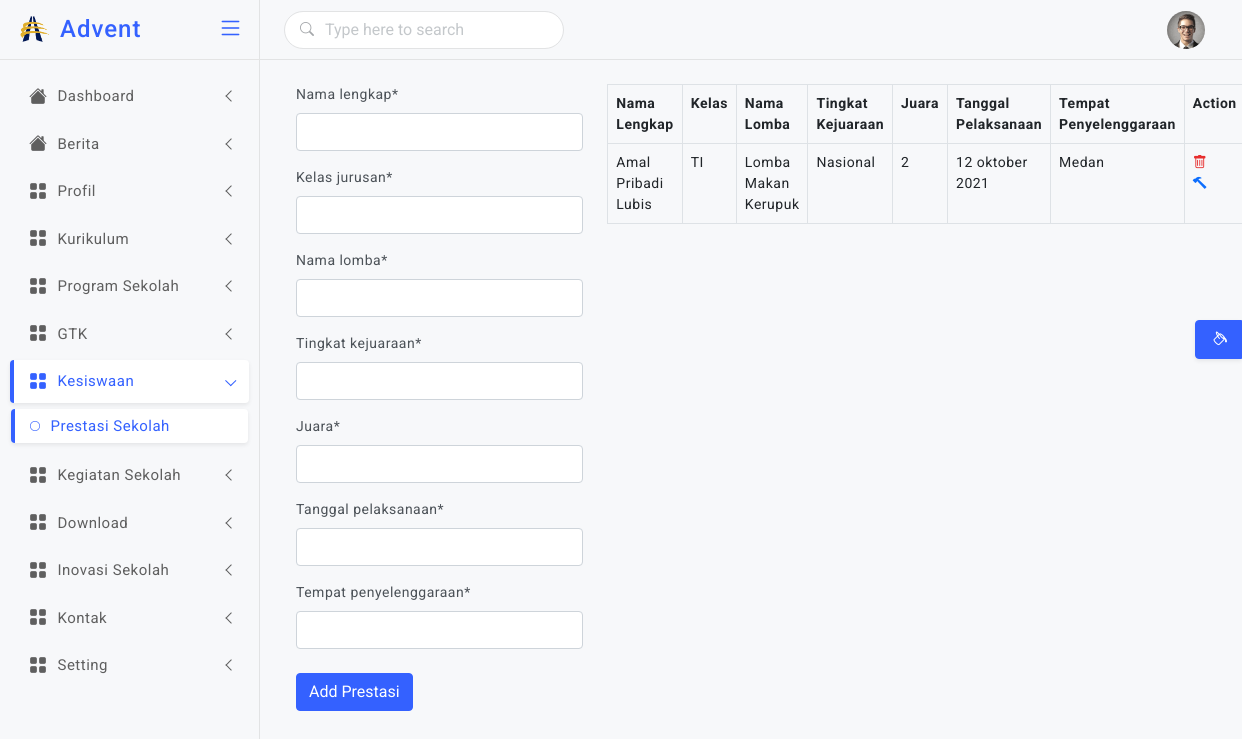
Page /backend/prestasi-sekolah/ on the committed database.
### backend/models.py (models this page shows, shortened)
class PrestasiSekolah(models.Model):
    nama_lengkap  = models.CharField(max_length=49)
    kelas_jurusan = models.CharField(max_length=50)
    nama_lomba    = models.CharField(max_length=50)
    tingkat_kejuaraan = models.CharField(max_length=100)
    juara             = models.CharField(max_length=50)
    tanggal_pelaksanaan = models.CharField(max_length=20)
    tempat_penyelenggaraan = models.CharField(max_length=255)
    pass

### backend/views.py (the view)
# urls.py: path('prestasi-sekolah/',views.prestasisekolah,name='prestasi-sekolah'),
def prestasisekolah(request):
    if request.POST:
        form = FormPrestasiSekolah(request.POST)
        if form.is_valid():
            form.save()
            form = FormPrestasiSekolah()
            prestasi = PrestasiSekolah.objects.all()
            messages.success(request,'Berhasil menambahkan Prestasi')
            return render(request,'backend/prestasisekolah.html',{'form':form,'prestasi':prestasi})
    else:
        form = FormPrestasiSekolah()
        prestasi = PrestasiSekolah.objects.all()
        return render(request,'backend/prestasisekolah.html',{'form':form,'prestasi':prestasi})

### backend/forms.py
class FormPrestasiSekolah(ModelForm):
    class Meta:
        model = PrestasiSekolah
        fields = '__all__'

### backend/templates/backend/prestasisekolah.html (shortened to what this page needs)
{% extends "backend/master.html" %}
{% load crispy_forms_tags %}
{% block dashboard %}
<div class="container">
    <div class="row">
        <div class="col-md-4">
            <form action="{% url 'prestasi-sekolah' %}" method="post" enctype="multipart/form-data">
                {{form | crispy}}
                <button type="submit" class="btn btn-primary mt-2 ">Add Prestasi</button>
                <br>
            </form>
        </div>
        <div class="col-md-6">
            <table class="table table-bordered">
                <tr>
                    <th>Nama Lengkap</th>
                    <th>Kelas</th>
                    <th>Nama Lomba</th>
                    <th>Tingkat Kejuaraan</th>
                    <th>Juara</th>
                    <th>Tanggal Pelaksanaan</th>
                    <th>Tempat Penyelenggaraan</th>
                    <th>Action</th>
                </tr>
                    {% for j in prestasi  %}
                <tr>
                    <td>{{j.nama_lengkap}}</td>
                    <td>{{j.kelas_jurusan}}</td>
                    <td>{{j.nama_lomba}}</td>
                    <td>{{j.tingkat_kejuaraan}}</td>
                    <td>{{j.juara}}</td>
                    <td>{{j.tanggal_pelaksanaan}}</td>
                    <td>{{j.tempat_penyelenggaraan}}</td>
                     <td>
                        <a href="{% url 'delete-prestasi' j.id %}">
                        <i class="bi bi-trash text-danger"></i>
                        </a>
                        <br>
                        <a href="{% url 'edit-prestasi' j.id %}">
                            <i class="bi bi-hammer"></i>
                        </a>
                     </td>
                </tr>
                    {% endfor %}
            </table>
        </div>
    </div>
</div>
{% endblock dashboard %}

### static/assets/css/style.css (style rules this page uses)
body { font-size: 14px; color: #4c5258; letter-spacing: .5px; font-family: Roboto, sans-serif; background-color: #f7f8fa; overflow-x: hidden; }
a { text-decoration: none; }
::placeholder { opacity: 0.4 !important; }

### rows in the picture
PrestasiSekolah: nama_lengkap "Amal Pribadi Lubis", kelas_jurusan "TI", nama_lomba "Lomba Makan Kerupuk", tingkat_kejuaraan "Nasional", juara "2", tanggal_pelaksanaan "12 oktober 2021", tempat_penyelenggaraan "Medan"
